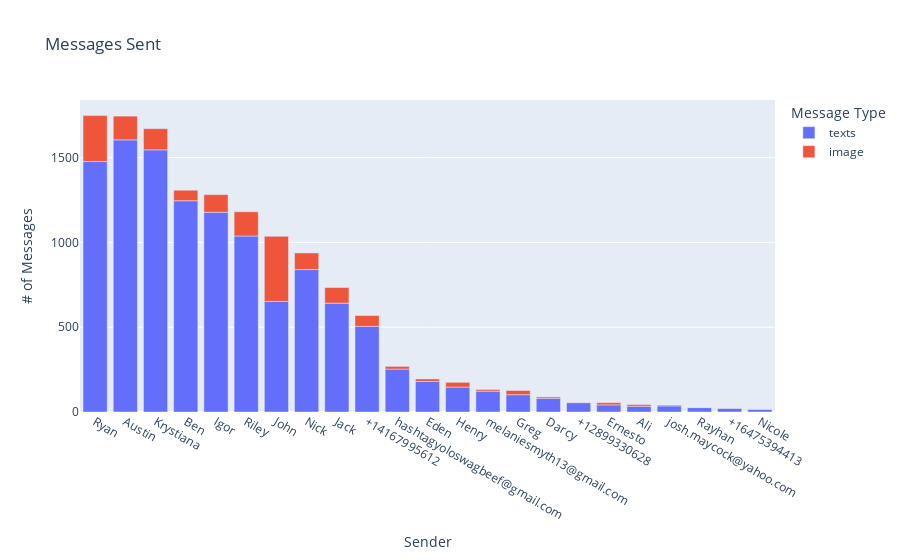

The cell this chart's notebook holds for it:
### Code cell
px.bar(text_count.loc[text_count['messages'] > 5][['texts', 'image']], labels={'value' : '# of Messages', 'variable' : 'Message Type', 'sender' : 'Sender'}, title="Messages Sent")

### Figure 1 — Plotly figure (JSON) as saved in the notebook; plotly's stock layout.template omitted (floating-point values rounded to 4 significant figures)
{"data": [{"alignmentgroup": "True", "hovertemplate": "Message Type=texts<br>Sender=%{x}<br># of Messages=%{y}<extra></extra>", "legendgroup": "texts", "marker": {"color": "#636efa", "pattern": {"shape": ""}}, "name": "texts", "offsetgroup": "texts", "orientation": "v", "showlegend": true, "textposition": "auto", "type": "bar", "x": ["Ryan", "Austin", "Krystiana", "Ben", "Igor", "Riley", "John", "Nick", "Jack", "+14167995612", "hashtagyoloswagbeef@gmail.com", "Eden", "Henry", "melaniesmyth13@gmail.com", "Greg", "Darcy", "+12899330628", "Ernesto", "Ali", "josh.maycock@yahoo.com", "Rayhan", "+16475394413", "Nicole"], "xaxis": "x", "y": [1477, 1605, 1546, 1246, 1178, 1038, 652, 840, 642, 505, 253, 180, 147, 123, 102, 81, 55, 42, 34, 36, 26, 22, 15], "yaxis": "y"}, {"alignmentgroup": "True", "hovertemplate": "Message Type=image<br>Sender=%{x}<br># of Messages=%{y}<extra></extra>", "legendgroup": "image", "marker": {"color": "#EF553B", "pattern": {"shape": ""}}, "name": "image", "offsetgroup": "image", "orientation": "v", "showlegend": true, "textposition": "auto", "type": "bar", "x": ["Ryan", "Austin", "Krystiana", "Ben", "Igor", "Riley", "John", "Nick", "Jack", "+14167995612", "hashtagyoloswagbeef@gmail.com", "Eden", "Henry", "melaniesmyth13@gmail.com", "Greg", "Darcy", "+12899330628", "Ernesto", "Ali", "josh.maycock@yahoo.com", "Rayhan", "+16475394413", "Nicole"], "xaxis": "x", "y": [271, 140, 125, 62, 104, 143, 384, 98, 92, 64, 16, 15, 28, 10, 25, 8, 2, 13, 10, 5, 1, 1, 3], "yaxis": "y"}], "layout": {"barmode": "relative", "legend": {"title": {"text": "Message Type"}, "tracegroupgap": 0}, "title": {"text": "Messages Sent"}, "xaxis": {"anchor": "y", "domain": [0, 1], "title": {"text": "Sender"}}, "yaxis": {"anchor": "x", "domain": [0, 1], "title": {"text": "# of Messages"}}}}
